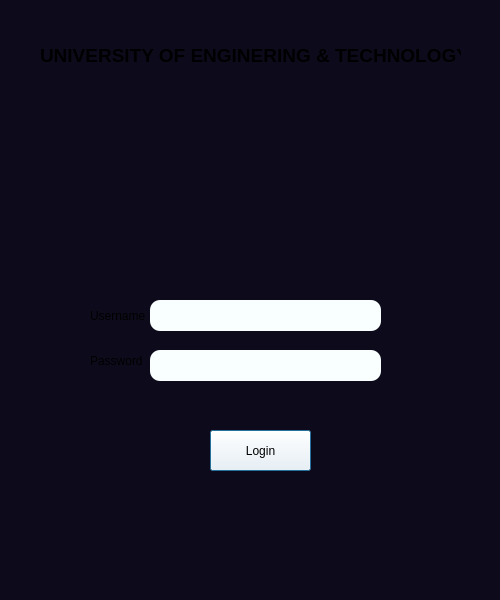
<?xml version="1.0" encoding="UTF-8"?>
<ui version="4.0">
 <class>Dialog</class>
 <widget class="QDialog" name="Dialog">
  <property name="geometry">
   <rect>
    <x>0</x>
    <y>0</y>
    <width>500</width>
    <height>600</height>
   </rect>
  </property>
  <property name="windowTitle">
   <string>Dialog</string>
  </property>
  <property name="styleSheet">
   <string notr="true">background-color: rgb(13, 11, 27);</string>
  </property>
  <widget class="QLabel" name="Name">
   <property name="geometry">
    <rect>
     <x>40</x>
     <y>40</y>
     <width>421</width>
     <height>31</height>
    </rect>
   </property>
   <property name="font">
    <font>
     <pointsize>14</pointsize>
     <italic>false</italic>
     <bold>true</bold>
    </font>
   </property>
   <property name="text">
    <string>UNIVERSITY OF ENGINERING &amp; TECHNOLOGY</string>
   </property>
  </widget>
  <widget class="QLabel" name="label">
   <property name="geometry">
    <rect>
     <x>170</x>
     <y>100</y>
     <width>151</width>
     <height>151</height>
    </rect>
   </property>
   <property name="text">
    <string/>
   </property>
   <property name="pixmap">
    <pixmap>../Downloads/Adobe Express - file (1).png</pixmap>
   </property>
   <property name="scaledContents">
    <bool>true</bool>
   </property>
  </widget>
  <widget class="QLabel" name="label_2">
   <property name="geometry">
    <rect>
     <x>90</x>
     <y>300</y>
     <width>61</width>
     <height>31</height>
    </rect>
   </property>
   <property name="text">
    <string>Username</string>
   </property>
  </widget>
  <widget class="QLabel" name="label_3">
   <property name="geometry">
    <rect>
     <x>90</x>
     <y>340</y>
     <width>61</width>
     <height>41</height>
    </rect>
   </property>
   <property name="text">
    <string>Password</string>
   </property>
   <property name="scaledContents">
    <bool>false</bool>
   </property>
   <property name="wordWrap">
    <bool>false</bool>
   </property>
  </widget>
  <widget class="QTextEdit" name="textEdit">
   <property name="geometry">
    <rect>
     <x>150</x>
     <y>300</y>
     <width>231</width>
     <height>31</height>
    </rect>
   </property>
   <property name="styleSheet">
    <string notr="true">background-color: rgb(249, 255, 254);
border-radius: 10px;</string>
   </property>
  </widget>
  <widget class="QTextEdit" name="textEdit_3">
   <property name="geometry">
    <rect>
     <x>150</x>
     <y>350</y>
     <width>231</width>
     <height>31</height>
    </rect>
   </property>
   <property name="styleSheet">
    <string notr="true">background-color: rgb(249, 255, 254);
border-radius: 10px;</string>
   </property>
  </widget>
  <widget class="QPushButton" name="pushButton">
   <property name="geometry">
    <rect>
     <x>210</x>
     <y>430</y>
     <width>101</width>
     <height>41</height>
    </rect>
   </property>
   <property name="styleSheet">
    <string notr="true">background-color: rgb(255, 255, 255);
selection-color: rgb(0, 0, 0);
font: 9pt &quot;Segoe UI&quot;;
</string>
   </property>
   <property name="text">
    <string>Login</string>
   </property>
  </widget>
 </widget>
 <resources/>
 <connections/>
</ui>
